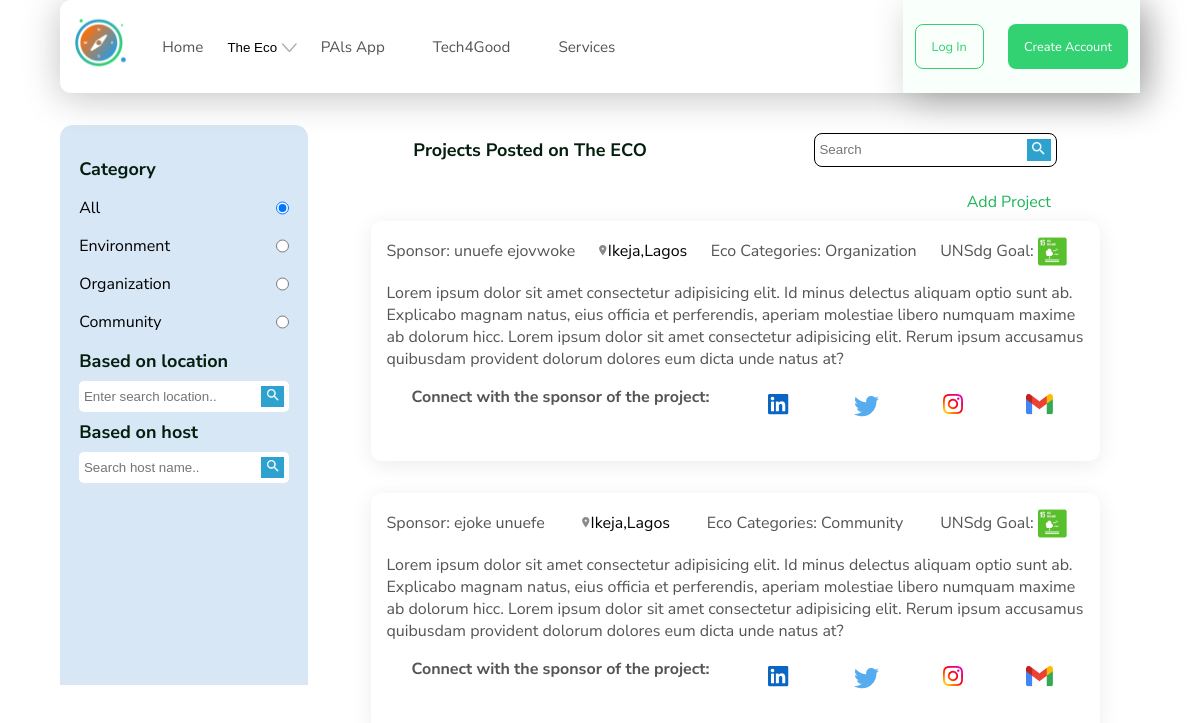
The app's page /project/ with its own data.
### ecoplatform/models.py (models this page shows, shortened)
class Category(models.Model):
    name = models.CharField(max_length=50)
    image = models.ImageField(upload_to='category/', blank=True, null=True)
    slug = models.SlugField(blank=True, null=True)
    class Meta:
        verbose_name = 'category'
        verbose_name_plural = 'categories'
    def __str__(self):
        return self.name

class Project(models.Model):
    def get_image_path(instance,filename):
        title, ext = filename.split('.')
        image_path = 'project_photos/{project_title}/{photo_name}.{ext}'.format(project_title=instance.title,photo_name=title,ext=ext)
        return image_path
    title = models.CharField(max_length=100)
    description = models.TextField(max_length=500)
    location = models.CharField(max_length=100,blank=True, null=True)
    user = models.ForeignKey(Account,on_delete=models.CASCADE)
    created = models.DateTimeField(default = timezone.now)
    category = models.ForeignKey('Category',on_delete=models.SET_NULL,null=True)
    project_photo_main = models.ImageField(upload_to=get_image_path)
    project_photo_1 = models.ImageField(upload_to=get_image_path,blank=True)
    project_photo_2 = models.ImageField(upload_to=get_image_path,blank=True)
    project_photo_3 = models.ImageField(upload_to=get_image_path,blank=True)
    slug = models.SlugField(blank=True,null=True)
    isTrending = models.BooleanField(default=False)
    class Meta:
        verbose_name = 'Project'
        verbose_name_plural = 'Projects'

### ecousers/models.py (models this page shows, shortened)
class Account(AbstractBaseUser):
    first_name      = models.CharField(max_length=50)
    last_name       = models.CharField(max_length=50)
    username        = models.CharField(max_length=50, unique=True)
    email           = models.EmailField(max_length=100, unique=True)
    phone_number    = models.CharField(max_length=50)
    date_joined     = models.DateTimeField(auto_now_add=True)
    last_login      = models.DateTimeField(auto_now_add=True)
    is_admin        = models.BooleanField(default=False)
    is_staff        = models.BooleanField(default=False)
    is_active        = models.BooleanField(default=False)
    is_superadmin        = models.BooleanField(default=False)
    USERNAME_FIELD = 'email'
    REQUIRED_FIELDS = ['username', 'first_name', 'last_name']
    objects = MyAccountManager()
    def full_name(self):
        return f'{self.first_name} {self.last_name}'

### ecoplatform/views.py (the view)
# urls.py: path('project/', views.projectListView, name='project_list'),
def projectListView(request):
    category_slug = request.GET.get('category')
    if category_slug:
        category = get_object_or_404(Category, slug=category_slug)
        projects = Project.objects.filter(category=category)
    else:
        projects = Project.objects.all()
    categories = Category.objects.all()
    context = {
        'projects': projects,
        'categories': categories,
        'selected_category': category_slug,
    }
    return render(request, 'ecoplatform/project_list.html', context)

### ecoplatform/context_processors.py (called while the page is built)
def menu_links(request):
    links = Category.objects.all()
    return dict(links=links)

### templates/ecoplatform/project_list.html (shortened to what this page needs)
{% extends 'base.html' %}
{% load static %}
{% block content %}
<section class="main-content">
    <aside class="category">
        <div class="cat-wrapper">
            <h5>Category</h5>
            <form class="radio">
                <div>
                    <label for="All">All</label>
                    <input type="radio" name="category" id="All" value="" checked>
                </div>
                {% for category in categories %}
                <div>
                    <label for="{{ category.slug }}">{{ category.name }}</label>
                    <input type="radio" name="category" id="{{ category.slug }}" value="{{ category.slug }}" {% if selected_category == category.slug %}checked{% endif %}>
                </div>
                {% endfor %}
            </form>
            <h5>Based on location</h5>
            <form class="cat-search">
                <input type="text" name="" id="" placeholder="Enter search location..">
                <button><img src="{% static 'images/category/search.png' %}" alt="search button"></button>
            </form>
            <h5>Based on host</h5>
            <form class="cat-search">
                <input type="text" name="" id="" placeholder="Search host name..">
                <button><img src="{% static 'images/category/search.png' %}" alt="search button"></button>
            </form>
        </div>
    </aside>
    <main class="card-main">
        <div class="heading">
            <h5>Projects Posted on The ECO</h5>
            <div class="search">
                <form>
                    <input type="text" name="" id="" placeholder="Search">
                    <button><img src="{% static 'images/category/search.png' %}" alt="search button"></button>
                </form>
            </div>
        </div>
        <div class="add-problems-btn">
            <a>Add Project</a>
        </div>
        {% if projects %}
        {% for project in projects %}
        <div class="card">
            <div class="card-wrapper">
                <div class="card-header">
                    <div class="eco-cat">
                        <p class="text-fix2">Sponsor: <a href="">{{project.user.full_name}}</a></p>
                    </div>
                    <div class="post-location">
                        <img src="{% static 'images/card/Pindrop.png' %}" alt=""><span class="location">Ikeja,Lagos</span>
                    </div>
                    <div class="eco-cat">
                        <p class="text-fix2">Eco Categories: <a href="">{{project.category}}</a></p>
                    </div>
                    <div class="goal">
                        <p class="text-fix2">UNSdg Goal: </p><img src="{% static 'images/card/eco.png' %}" alt="">
                    </div>
                </div>
                <div class="card-details">
                    <p>{{project.description}}</p>
                </div>
                <div class="card-footer">
                    <p><b>Connect with the sponsor of the project:</b></p>
                    <a href="#"><img src="{% static 'images/card/project-card/linkedin.png' %}" alt=""></a>
                    <a href="#"><img src="{% static 'images/card/project-card/twitter.png' %}" alt=""></a>
                    <a href="#"><img src="{% static 'images/card/project-card/insta.png' %}" alt=""></a>
                    <a href="#"><img src="{% static 'images/card/project-card/gmail (2).png' %}" alt=""></a>
                </div>
            </div>
        </div>
        {% endfor %}
        {% else %}
        <p style="text-align:center">No projects found for this category.</p>
        {% endif %}
    </main>
</section>
{% endblock%}

### static/scss/main.css (style rules this page uses)
html { scroll-behavior: smooth; }
* { margin: 0; padding: 0; box-sizing: border-box; }
body { max-width: 1440px; margin: auto; font-family: "Nunito Sans", sans-serif; }
h5 { font-size: 1.125em; color: rgb(4, 30, 14); }
p { font-size: 1em; color: rgb(84, 84, 84); }
a { color: inherit; text-decoration: none; }
img { -o-object-fit: cover; object-fit: cover; -o-object-position: center; object-position: center; }
button { background: transparent; border: 0px; cursor: pointer; }
.cat-wrapper { padding: 2rem 1.2rem 1.2rem 1.2rem; }
.cat-wrapper h5 { font-size: 1.125em; }
.cat-wrapper .cat-search { width: 100%; display: flex; justify-content: space-between; align-items: center; background-color: white; padding: 0.3rem 0.3rem; border-radius: 0.3rem; margin: 0.5rem 0; }
.cat-wrapper .cat-search input { border: 0; background: transparent; }
.cat-wrapper .cat-search button { border: 0; background: transparent; background-color: rgb(46, 162, 207); padding: 0.2rem; }
.cat-wrapper .cat-search button img { width: 70%; }
.category { width: 23%; background-color: #D8E7F5; border-radius: 0.8rem 0.8rem 0rem 0rem; height: 70vh; position: sticky; top: 7.5rem; }
.radio div { width: 100%; display: flex; justify-content: space-between; margin: 1rem 0; }
.card-main { width: 75%; }
.card-main .heading { margin-bottom: 1rem; }
.card-main .heading .search { display: flex; width: 30%; }
.card-main .heading form { width: 100%; display: flex; justify-content: space-between; align-items: center; background-color: white; border: 1px solid black; padding: 0.3rem 0.3rem; border-radius: 0.5rem; margin: 0.5rem 0; }
.card-main .heading form input { border: 0; background: transparent; }
.card-main .heading form button { border: 0; background: transparent; background-color: rgb(46, 162, 207); padding: 0.2rem; }
.card-main .heading form button img { width: 70%; }
.add-problems-btn { display: flex; justify-content: flex-end; width: 89%; margin-top: 1rem; }
.add-problems-btn a { color: #1DB559; }
.card-wrapper { padding: 1rem; }
.card { margin: 2rem auto; width: 90%; border-radius: 0.7rem; box-shadow: 0px 4px 21px rgba(0, 0, 0, 0.08); margin-top: 0.5rem; }
.card-header { display: flex; justify-content: space-between; align-items: center; margin-bottom: 0.4rem; }
.card-header .goal { display: flex; align-items: center; }
.card-header .goal img { width: 20%; margin-left: 0.3rem; }
.card-details { margin-top: 1rem; }
.card-footer { width: 100%; display: flex; justify-content: space-around; margin: 1rem 0; }
.main-content { display: flex; justify-content: space-between; margin-top: 2rem; }
.heading { width: 100%; display: flex; justify-content: space-around; align-items: center; }

### records on screen
Category: name "Environment", slug "☐ Environment"
Category: name "Organization", slug "☐ Organization"
Category: name "Community", slug "☐ Community"
Project: user.full_name "unuefe ejovwoke", category "Organization", description "Lorem ipsum dolor sit amet consectetur adipisicing elit. Id minus delectus aliquam optio sunt ab. Explicabo magnam natus, eius officia et perferendis, aperiam molestiae libero numquam maxime ab dolorum hicc. Lorem ipsum dolor sit amet consectetur adipisicing elit. Rerum ipsum accusamus quibusdam provident dolorum dolores eum dicta unde natus at?"
Project: user.full_name "ejoke unuefe", category "Community", description "Lorem ipsum dolor sit amet consectetur adipisicing elit. Id minus delectus aliquam optio sunt ab. Explicabo magnam natus, eius officia et perferendis, aperiam molestiae libero numquam maxime ab dolorum hicc. Lorem ipsum dolor sit amet consectetur adipisicing elit. Rerum ipsum accusamus quibusdam provident dolorum dolores eum dicta unde natus at?"
